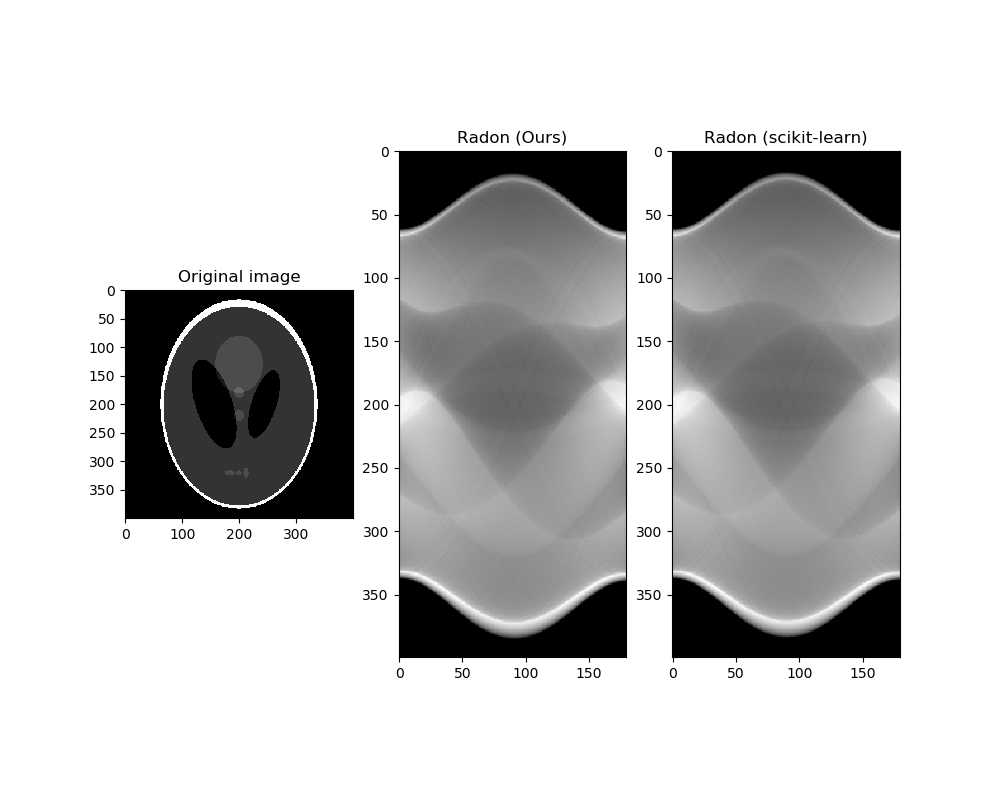

This figure's Python source:
import tensorflow as tf
import matplotlib.pyplot as plt
import radon

image = tf.image.decode_png(tf.io.read_file('test/phantom.png'))
result = radon.radon(image)
#result -= tf.math.reduce_min(result)
#result /= tf.math.reduce_max(result)
plt.figure(figsize=(10, 8))
plt.subplot(1, 3, 1)
plt.imshow(image)
plt.title('Original image')
plt.subplot(1, 3, 2)
plt.imshow(result[:, :, 0], cmap='gray')
plt.title('Radon (Ours)')
plt.subplot(1, 3, 3)
# this one is a single channel png, which matplotlib can't handle directly
plt.imshow(tf.image.decode_png(tf.io.read_file('test/phantom_radon.png'))[:, :, 0], cmap='gray')
plt.title('Radon (scikit-learn)')
plt.show()
plt.savefig('example.png')